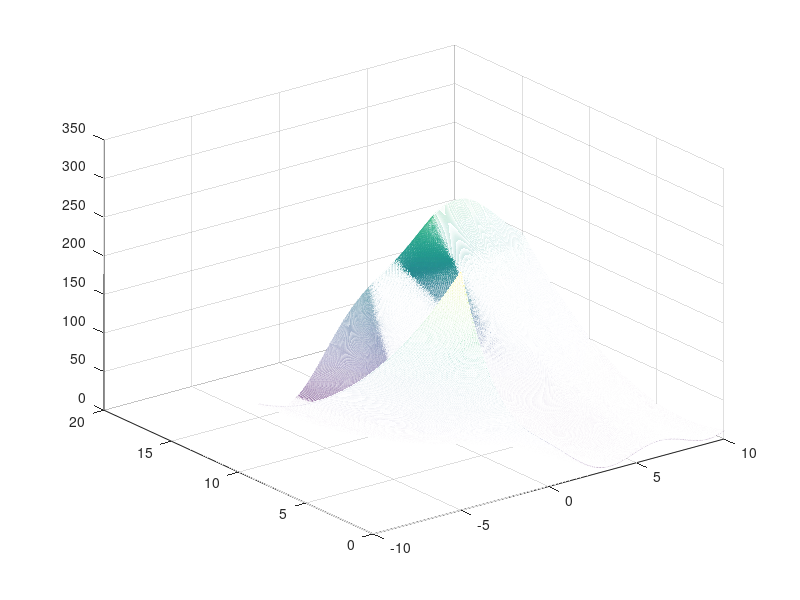
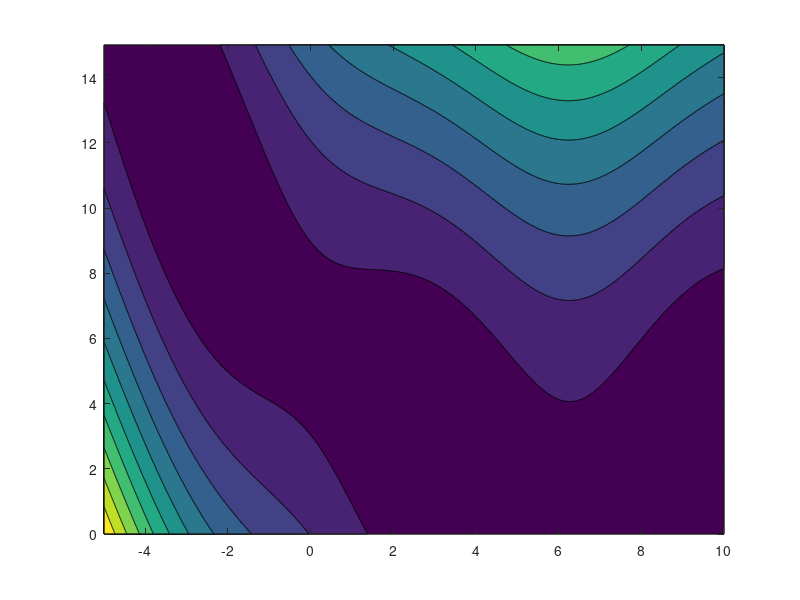

These charts were generated, in order, by the following MATLAB code: (Note: this script raises an error after producing the figures.)
clear all
close all
clc

X1=-5:0.01:10;
X2= 0:0.01:15;
[x1,x2]=meshgrid(X1,X2);
a=1;
b=5.1/(4*pi^2);
c=5/pi;
d=6;
g=10;
h=1/(8*pi);
F=a*(x2-(b*x1.^2)+(c*x1)-d).^2+g*(1-h)*cos(x1)+g;
realFMin = min(min(F))

mesh(x1,x2,F)
figure
contourf(x1,x2,F)
hold on

%% Newton-Raphson
fprintf('Newton-Raphson Algorithm\n');
x=[-1,1];
%%x=[9,3];
%%x=[-4;10];
epsilon=10^(-3);

tic
%%fprintf('k=1, x1=%f, x2=%f, f(x)=%f\n',x(1),x(2),func(x))
%%plot(x(1),x(2),'r.')
x_next = x-inv(hessianofbranin(x))*gradofbranin(x);
%%fprintf('k=2, x1=%f, x2=%f, f(x)=%f, abs. error=%f\n',x_next(1),x_next(2),func(x_next),abs(func(x_next)-func(x)));
%%plot(x_next(1),x_next(2),'r*');
k=1;
%while(abs(func(x_next)-func(x))>epsilon)
while(norm(gradofbranin(x_next))>epsilon)
   x=x_next;
   x_next=x-inv(hessianofbranin(x))*gradofbranin(x);
   fprintf('k=%d,x1=%f,x2=%f,f(x)=%f, error=%f\n', k , x_next(1),x_next(2),func(x_next),norm(gradofbranin(x_next)))
   plot(x_next(1),x_next(2),'r*')
   k=k+1;
end
toc
title('Newton-Raphson Algorithm')
set(gca,'fontsize',35)
set(findobj(gca, 'Type', 'Line', 'Linestyle', '--'), 'LineWidth', 2);

%% Hestenes-Stiefel Algorithm
fprintf('Hestenes-Stiefel Algorithm\n');
x=[-1,1];
tic
fprintf('k=1, x1=%f, x2=%f,f(x)=%f\n',x(1),x(2),func(x))
g= gradfunc(x);
d=-g;

% alpha argmin procedure
alpha=0:0.01:1;
funcalpha=zeros(length(alpha),1);
for i=1:length(alpha)
    funcalpha(i)=func(x+alpha(i)*d);
end
[val, ind]= min(funcalpha);
alpha = alpha(ind);
% end of alpha procedure

x_next = x+alpha*d;
g_next = gradofbranin(x_next);
beta = (g_next'*(g_next-g))/(d'*(g_next-g));
d_next = -g_next+beta*d;
fprintf('k=2, x1=%f, x2=%f,f(x)=%f, abs. error=%f\n',x_next(1),x_next(2),func(x_next),abs(func(x_next)-func(x)))

k=3;
while(norm(gradofbranin(x_next))>epsilon)
    
    x = x_next;
    g = g_next;
    d = d_next;

    % alpha argmin procedure
    alpha=0:0.01:1;
    funcalpha=zeros(length(alpha),1);
    for i=1:length(alpha)
        funcalpha(i)=func(x+alpha(i)*d);
    end
    [val, ind]= min(funcalpha);
    alpha = alpha(ind);
    % end of alpha procedure

    x_next = x+alpha*d;
    g_next = gradofbranin(x_next);
    beta = (g_next'*(g_next-g))/(d'*(g_next-g));
    d_next = -g_next+beta*d;

    fprintf('k=%d, x1=%f, x2=%f,f(x)=%f, abs. error=%f\n',k,x_next(1),x_next(2),func(x_next),abs(func(x_next)-func(x)))
    k=k+1;

    if x==x_next
        break;
    end
end
toc

%% Polak–Ribière Algorithm
fprintf('Polak–Ribière Algorithm\n');
x=[-1,1];
tic
fprintf('k=1, x1=%f, x2=%f,f(x)=%f\n',x(1),x(2),func(x))
g=gradofbranin(x);
d=-g;

% alpha argmin procedure
alpha=0:0.01:1;
funcalpha=zeros(length(alpha),1);
for i=1:length(alpha)
    funcalpha(i)=func(x+alpha(i)*d);
end
[val, ind]= min(funcalpha);
alpha = alpha(ind);
% end of alpha procedure

x_next = x+alpha*d;
g_next = gradofbranin(x_next);
beta = (g_next'*(g_next-g))/((g'*g));
d_next = -g_next+beta*d;
fprintf('k=2, x1=%f, x2=%f,f(x)=%f, abs. error=%f\n',x_next(1),x_next(2),func(x_next),abs(func(x_next)-func(x)))

k=3;
while(norm(gradofbranin(x_next))>epsilon)
    % if (norm(powellSingularGradient(x_next))>epsilon)
    %     break;
    % end
    x = x_next;
    g = g_next;
    d = d_next;

    % alpha argmin procedure
    alpha=0:0.01:1;
    funcalpha=zeros(length(alpha),1);
    for i=1:length(alpha)
        funcalpha(i)=func(x+alpha(i)*d);
    end
    [val, ind]= min(funcalpha);
    alpha = alpha(ind);
    % end of alpha procedure

    x_next = x+alpha*d;
    g_next = gradofbranin(x_next);
    beta = (g_next'*(g_next-g))/((g'*g));
    d_next = -g_next+beta*d;

    fprintf('k=%d, x1=%f, x2=%f,f(x)=%f, abs. error=%f\n',k,x_next(1),x_next(2),func(x_next),abs(func(x_next)-func(x)))
    k=k+1;
    if x==x_next
        break;
    end
end
toc

%% Flecther-Reeves Algorithm
fprintf('Flecther-Reeves Algorithm\n');
x=[-1,1];
tic
fprintf('k=1, x1=%f, x2=%f, f(x)=%f\n',x(1),x(2),func(x))
g=gradofbranin(x);
d=-g;

% alpha argmin procedure
alpha=0:0.01:1;
funcalpha=zeros(length(alpha),1);
for i=1:length(alpha)
    funcalpha(i)=func(x+alpha(i)*d);
end
[val, ind]= min(funcalpha);
alpha = alpha(ind);
% end of alpha procedure

x_next = x+alpha*d;
g_next = gradofbranin(x_next);
beta = (g_next'*g_next)/(g'*g);
d_next = -g_next+beta*d;
fprintf('k=2, x1=%f, x2=%f,f(x)=%f, abs. error=%f\n',x_next(1),x_next(2),func(x_next),abs(func(x_next)-func(x)))

k=3;
while(norm(gradofbranin(x_next))>epsilon)
  
    x = x_next;
    g = g_next;
    d = d_next;

    % alpha argmin procedure
    alpha=0:0.01:1;
    funcalpha=zeros(length(alpha),1);
    for i=1:length(alpha)
        funcalpha(i)=func(x+alpha(i)*d);
    end
    [val, ind]= min(funcalpha);
    alpha = alpha(ind);
    % end of alpha procedure

    x_next = x+alpha*d;
    g_next = gradofbranin(x_next);
    beta = (g_next'*g_next)/(g'*g);
    d_next = -g_next+beta*d;

    fprintf('k=%d, x1=%f, x2=%f,f(x)=%f, abs. error=%f\n',k,x_next(1),x_next(2),func(x_next),abs(func(x_next)-func(x)))
    k=k+1;
    if x==x_next
        break;
    end
end
toc


